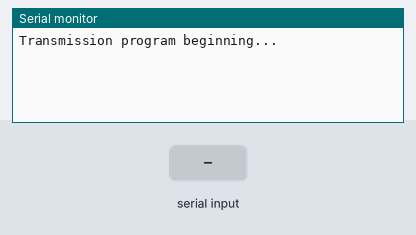
Bench run of a sketch on a simulated Arduino Uno, built with avr-gcc and run on an emulated ATmega328P. Shown: the last lines printed to the serial monitor. The inputs (shaded band) are chosen by the test bench. No radio packets arrive unless stated.

Above: at 1.2 s.
1.3 s: "LEDSTATE\n" received over Serial
At 2.2 s:
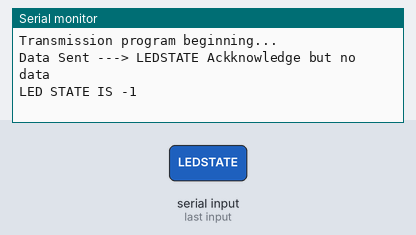
2.8 s: "1\n" received over Serial
At 3.6 s:
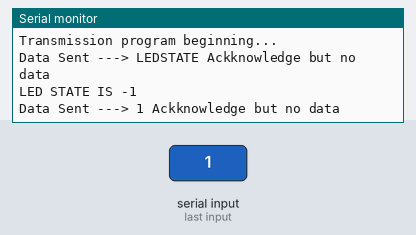

The sketch:

Tx_ACK_v.1.1.2_outdoorTest.ino
```cpp
//MASTER - TRANMITTER - PI

#include <SPI.h>
#include <nRF24L01.h>
#include <RF24.h>

#define CE_PIN 7
#define CSN_PIN 8
//Vars for Radio Comms
RF24 radio(CE_PIN, CSN_PIN); //Create the radio
const byte numChars = 10;
bool newData = false;
char dataToSend[numChars] = "Message 0"; //The data we want to send
char txNum = '0';
const byte slaveAddress[5] = {'R','x','A','A','A'}; //Our address, matching the one with slave
int ackData[2] = {-1, -1}; // To hold the values coming from slave
String command = "";

unsigned long currentMillis;
unsigned long prevMillis;
unsigned long txIntervalMillis = 1000; //Send once per second

//Vars for receiving / processing user input

char receivedChars[numChars];   // an array to store the received data
char convertedChar = ' ';

boolean newCharData = false;
boolean commandReceived = false;

//Vars for LED control

//=====================>>
void setup() {
    Serial.begin(9600);
    Serial.println("Transmission program beginning...");

    radio.begin(); //Begin radio
    radio.setDataRate( RF24_250KBPS ); //Set our data rate

    radio.enableAckPayload(); //Enable acknowledgment of payloads
    radio.setPALevel(RF24_PA_HIGH);
    radio.setRetries(3,5); // delay, count , sets retries
    radio.openWritingPipe(slaveAddress); //Open our writing pipe, must match receiver reading pipe
    radio.printDetails();

}
//=====================>>
void loop() {
  currentMillis = millis(); //CurrentMillis is now the current millis
  recvWithEndMarker();
  if(commandReceived){ //If it has been the amount of time equal to txIntervalMillis
    send(); //Send function
    processData();
    commandReceived = false;
  }
  showData(); //Show it
  showNewData(); //Set newData for commands to false


}

//=====================>>

void send(){
  bool rslt; //Boolean for radio transmission

  rslt = radio.write(&receivedChars, sizeof(receivedChars)); //Rslt is result of write() [true or false]

  Serial.print("Data Sent ---> ");
  Serial.print(receivedChars);
  if(rslt){ //If the transmission was successful
    if(radio.isAckPayloadAvailable()){ //If ACK data is available
      radio.read(&ackData, sizeof(ackData)); //Read the payload
      newData = true; //We have new data
    }

    else{
      Serial.println(" Ackknowledge but no data "); //Message sent but no acknowledgment
    }
   updateMessage();
  }

  else{ //Our transmission failed
    Serial.println("Tx failed!");
  }
  prevMillis = millis(); //Store the last millis we sent a message
}

//===========================>>

void showData(){ //Show the acknowledge data
  if(newData == true){ //If we have new data
    convertedChar = ackData[0];
    Serial.print(" Acknowledge data ");
    Serial.print(convertedChar);
    Serial.print(", ");
    Serial.println(ackData[1]);
    Serial.println();
    newData = false; //No longer new
  }
}
//===========================>>

void updateMessage(){
  //so you can see new data is being sent

  txNum += 1; //Add one to TxNum
  if(txNum > '9'){ //If its more than 9
    txNum = '0'; //Set to 0
  }
  dataToSend[8] = txNum; //Put the new TxNum in index 8 of dataToSend
}
//==============================>>
void recvWithEndMarker() {
    static byte ndx = 0;
    char endMarker = '\n';
    char rc;

    while (Serial.available() > 0 && newCharData == false) {
        rc = Serial.read();

        if (rc != endMarker) {
            receivedChars[ndx] = rc;
            ndx++;
            if (ndx >= numChars) {
                ndx = numChars - 1;
            }
        }
        else {
            receivedChars[ndx] = '\0'; // terminate the string
            ndx = 0;
            newCharData = true;
            commandReceived = true;
        }
    }
}

//==========================>>
void showNewData() {
    if (newCharData == true) {
        newCharData = false;
    }
}
void processData(){
  if(strcmp((receivedChars), "LEDSTATE") == 0){
    Serial.print("LED STATE IS ");
    Serial.println(ackData[1]);

  }

}
```

Measured:
- after the input at 1.3 s, the serial monitor: prints a new line at once (image 1)
- after the input at 2.8 s, the serial monitor: prints a new line at once (image 2)
